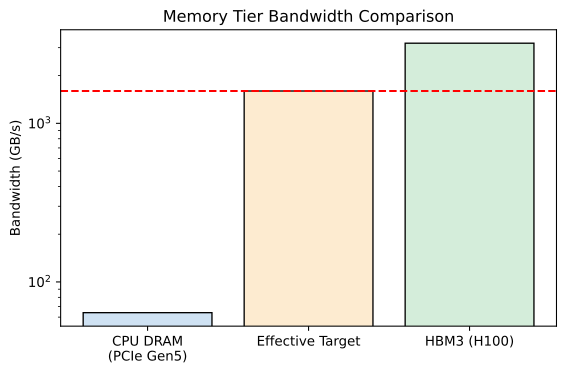

Here is the Python script that generated this plot:
import os
import matplotlib.pyplot as plt
fig, ax = plt.subplots(figsize=(6, 4))
tiers = ['CPU DRAM\n(PCIe Gen5)', 'Effective Target', 'HBM3 (H100)']
bw = [64, 1600, 3200]
ax.bar(tiers, bw, color=['#cfe2f3', '#fdebd0', '#d4edda'], edgecolor='black')
ax.set_ylabel('Bandwidth (GB/s)')
ax.set_title('Memory Tier Bandwidth Comparison')
ax.set_yscale('log')
plt.axhline(y=1600, color='r', linestyle='--')
plt.tight_layout()
out = os.environ.get("VISUAL_OUT_PATH", "out.svg")
plt.savefig(out, format="svg", bbox_inches="tight")
